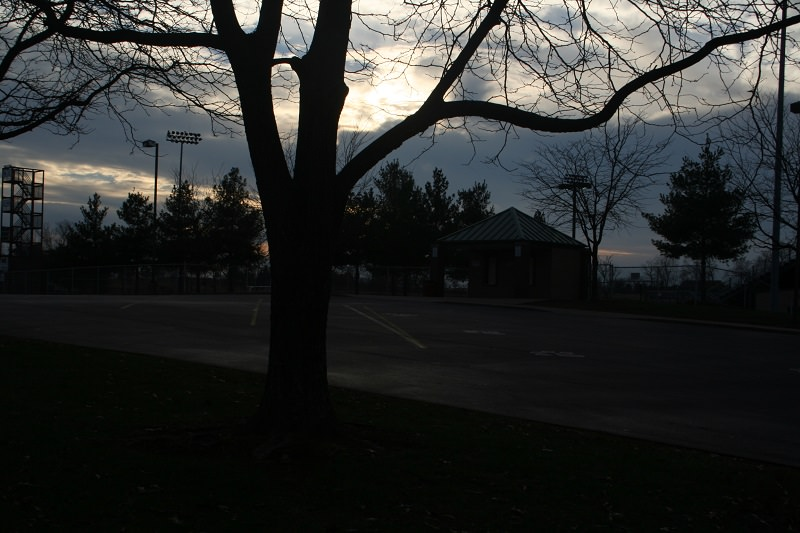
#> input picture images/lowLightImage.jpg, 800 x 533 px, found by its file name
$ python example_adjust_image_brightness.py
#> lines starting #> are read from the running program, lines starting #| are printed output that depends on the picture
#> in load_image, image is the input picture: shape (533, 800, 3); mean R, G, B 43.2, 44.7, 43.5
### image_enhancement.py
import math
import imageio.v2 as imageio
import numpy as np
import matplotlib.pyplot as plt
from skimage.color import rgb2gray
from skimage.util import img_as_float
from skimage.exposure import rescale_intensity, adjust_gamma


plt.close('all')

def map_value(
        value,
        range_in=(0,1),
        range_out=(0,1),
        invert=False,
        non_lin_convex=None,
        non_lin_concave=None):

    # truncate value to within input range limits
    if value > range_in[1]: value = range_in[1]
    if value < range_in[0]: value = range_in[0]

    # map values linearly to [0,1]
    value = (value - range_in[0]) / (range_in[1] - range_in[0])

    # invert values
    if invert is True: value = 1 - value

    # apply convex non-linearity
    if non_lin_convex is not None:
        value = (value * non_lin_convex) / (1 + non_lin_convex - value)

    # apply concave non-linearity
    if non_lin_concave is not None:
        value = ((1 + non_lin_concave) * value) / (non_lin_concave + value)

    # mapping value to the output range in a linear way
    value = value * (range_out[1] - range_out[0]) + range_out[0]

    return value


# [58 lines left out: function get_membership_luts, not called in this run]

def get_sigmoid_lut(
        resolution=256,
        threshold=0.2,
        non_linearirty=0.2,
        verbose=False):


#> called with resolution = 256, threshold = 0.2, non_linearirty = 0.12, verbose = False
    max_value = resolution - 1  # the maximum attainable value
    thr = threshold * max_value  # threshold in the range [0,resolution-1]
    alpha = non_linearirty * max_value  # controls non-linearity degree
    beta = max_value - thr
    if beta == 0: beta = 0.001

    lut = np.zeros(resolution, dtype='float')

    for i in range(resolution):

        i_comp = i - thr  # complement of i

        # upper part of the piece-wise sigmoid function
        if i >= thr:
            lut[i] = (((((alpha + beta) * i_comp) / (alpha + i_comp)) *
                         (1 / (2 * beta))) + 0.5)

        # lower part of the piece-wise sigmoid function
        else:
            lut[i] = (alpha * i) / (alpha - i_comp) * (1 / (2 * thr))

    if verbose is True:
        plt.figure()
        plt.plot(lut)
        plt.title('Sigmoid LUT | ' +
                  'thr=' + str(int(thr)) + ' (' + str(round(threshold, 3)) +
                  ') | nonlin=' + str(int(alpha)) +
                  ' (' + str(round(non_linearirty, 3)) + ')')
        plt.grid(True)
        plt.tight_layout()
        plt.show()

    return lut


def get_photometric_mask(
        image,
        smoothing=0.2,
        grayscale_out=True,
        verbose=False):


    # internal parameters
    THR_A = smoothing
    THR_B = 0.04  # ~10/255
    NON_LIN = 0.12  # ~30/255
    LUT_RES = 256

    # get sigmoid LUTs
    lut_a = get_sigmoid_lut(
            resolution=LUT_RES,
            threshold=THR_A,
            non_linearirty=NON_LIN,
            verbose=verbose
            )
    lut_a_max = len(lut_a) -1
    lut_b = get_sigmoid_lut(
            resolution=LUT_RES,
            threshold=THR_B,
            non_linearirty=NON_LIN,
            verbose=verbose
            )
    lut_b_max = len(lut_b) -1


    # dealing with different number of channels
    if len(image.shape) == 3:
        if grayscale_out is True:
            image_ph_mask = rgb2gray(image.copy())  # [0,1] 2D
        else:
            image_ph_mask = img_as_float(image.copy())  # [0,1] 3D
    elif len(image.shape) == 2:
        image_ph_mask = img_as_float(image.copy())  # [0,1] 2D
    else:
         image_ph_mask = img_as_float(image.copy())  # [0,1] ?D

    # if image is 2D, expand dimensions to 3D for code compatibility
    # (filtering assumes a 3D image)
    if len(image_ph_mask.shape) == 2:
        image_ph_mask = np.expand_dims(image_ph_mask, axis=2)


    # robust recursive envelope

    # up -> down
    for i in range(1, image_ph_mask.shape[0]-1):
        d = np.abs(image_ph_mask[i-1,:,:] - image_ph_mask[i+1,:,:])  # diff
        d = lut_a[(d * lut_a_max).astype(int)]
        image_ph_mask[i,:,:] = ((image_ph_mask[i,:,:] * d) +
                              (image_ph_mask[i-1,:,:] * (1-d)))
#> image_ph_mask: shape (533, 800, 1) float64

    # left -> right
    for j in range(1, image_ph_mask.shape[1]-1):
        d = np.abs(image_ph_mask[:,j-1,:] - image_ph_mask[:,j+1,:])  # diff
        d = lut_a[(d * lut_a_max).astype(int)]
        image_ph_mask[:,j,:] = ((image_ph_mask[:,j,:] * d) +
                              (image_ph_mask[:,j-1,:] * (1-d)))

    # down -> up
    for i in range(image_ph_mask.shape[0]-2, 1, -1):
        d = np.abs(image_ph_mask[i-1,:,:] - image_ph_mask[i+1,:,:])  # diff
        d = lut_a[(d * lut_a_max).astype(int)]
        image_ph_mask[i,:,:] = ((image_ph_mask[i,:,:] * d) +
                              (image_ph_mask[i+1,:,:] * (1-d)))
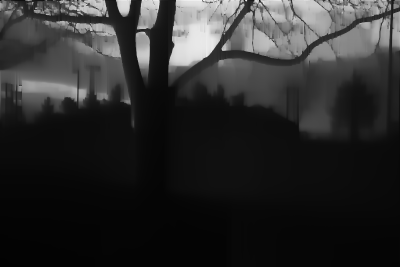
#> image_ph_mask: shape (533, 800, 1) float64 (shown at 1/2 size); min 0.00925, max 0.992, mean 0.171

    # right -> left
    for j in range(image_ph_mask.shape[1]-2, 1, -1):
        d = np.abs(image_ph_mask[:,j-1,:] - image_ph_mask[:,j+1,:])  # diff
        d = lut_b[(d * lut_b_max).astype(int)]
        image_ph_mask[:,j,:] = ((image_ph_mask[:,j,:] * d) +
                              (image_ph_mask[:,j+1,:] * (1-d)))

    # up -> down
    for i in range(1, image_ph_mask.shape[0]-1):
        d = np.abs(image_ph_mask[i-1,:,:] - image_ph_mask[i+1,:,:])  # diff
        d = lut_b[(d * lut_b_max).astype(int)]
        image_ph_mask[i,:,:] = ((image_ph_mask[i,:,:] * d) +
                              (image_ph_mask[i-1,:,:] * (1-d)))


    # convert back to 2D if grayscale is needed
    if grayscale_out is True:
        image_ph_mask = np.squeeze(image_ph_mask)


    if verbose is True:

        plt.figure()
        plt.subplot(1,2,1)
        plt.imshow(image)
        plt.title('Input image')
        plt.axis('off')

        plt.subplot(1,2,2)
        if grayscale_out is True:
            plt.imshow(image_ph_mask, cmap='gray', vmin=0, vmax=1)
        else:
            plt.imshow(image_ph_mask, vmin=0, vmax=1)
        plt.title('Photometric mask')
        plt.axis('off')

        plt.tight_layout(True)
        plt.suptitle('Estimation of photometric mask')
        plt.show()


    return image_ph_mask

# [356 lines left out: function blend_expoures, not called in this run]

def apply_local_contrast_enhancement(
        image,
        image_ph_mask,
        degree=1.5,
        verbose=False):


#> called with degree = 1, verbose = False
    DARK_BOOST = 0.2
    THRESHOLD_DARK_TONES = 100 / 255
    detail_amplification_global = degree

    image_details = image - image_ph_mask  # image details
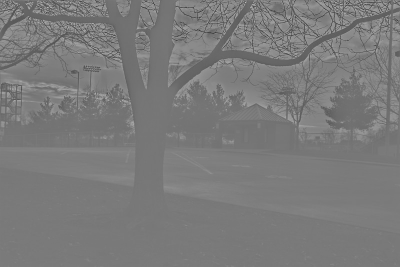
#> image_details: shape (533, 800) float64 (shown at 1/2 size); min -0.734, max 0.785, mean -0.00129; drawn with min black and max white

    # special treatment for dark regions
    detail_amplification_local = image_ph_mask / THRESHOLD_DARK_TONES
    detail_amplification_local[detail_amplification_local>1] = 1
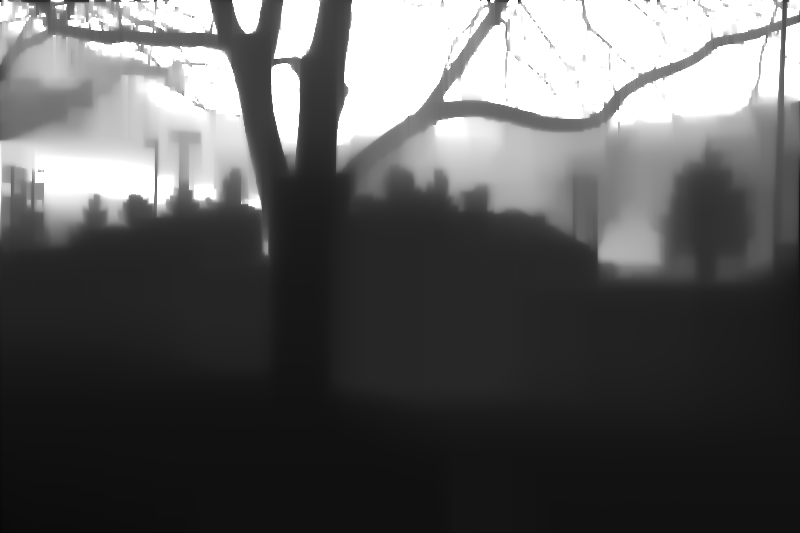
#> detail_amplification_local: shape (533, 800) float64; min 0.0236, max 1, mean 0.359
    detail_amplification_local = ((1 - detail_amplification_local) *
                                  DARK_BOOST) + 1  # [1, 1.2]
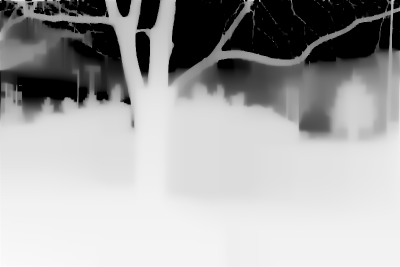
#> detail_amplification_local: shape (533, 800) float64 (shown at 1/2 size); min 1, max 1.2, mean 1.13; drawn with min black and max white

    # apply all detail adjustements
    image_details = (image_details *
                     detail_amplification_global *
                     detail_amplification_local)

    # add details back to the local neighborhood
    image_out = image_ph_mask + image_details

    # stay within range
    image_out = np.clip(a=image_out, a_min=0, a_max=1, out=image_out)
#> image_out: shape (533, 800) float64; min 0, max 1, mean 0.173

    if verbose is True:

        plt.figure()
        plt.subplot(1,3,1)
        plt.imshow(image, cmap='gray', vmin=0, vmax=1)
        plt.title('Input image')
        plt.axis('off')

        plt.subplot(1,3,2)
        plt.imshow(image_ph_mask, cmap='gray', vmin=0, vmax=1)
        plt.title('Ph. mask')
        plt.axis('off')

        plt.subplot(1,3,3)
        plt.imshow(image_out, cmap='gray', vmin=0, vmax=1)
        plt.title('Output')
        plt.axis('off')

        plt.tight_layout(True)
        plt.suptitle('Local contrast enhancement [x' + str(degree) + ']')
        plt.show()

    return image_out


def apply_spatial_tonemapping(
        image,
        image_ph_mask,
        mid_tone=0.5,
        tonal_width=0.5,
        areas_dark=0.5,
        areas_bright=0.5,
        preserve_tones = True,
        verbose=True):


    # defining parameters
#> called with mid_tone = 0.5, tonal_width = 0.5, areas_dark = 0, areas_bright = 0, preserve_tones = True, verbose = False
    EPSILON = 1 / 256


    # adjust range and non-linear response of parameters
    mid_tone = map_value(
            value=mid_tone,
            range_in=(0,1),
            range_out=(0,1),
            invert=False,
            non_lin_convex=None,
            non_lin_concave=None
            )

    tonal_width = map_value(
            value=tonal_width,
            range_in=(0,1),
            range_out=(EPSILON,1),
            invert=False,
            non_lin_convex=0.1,
            non_lin_concave=None
            )

    areas_dark = map_value(
            value=areas_dark,
            range_in=(0,1),
            range_out=(0,5),
            invert=True,
            non_lin_convex=0.05,
            non_lin_concave=None
            )

    areas_bright = map_value(
            value=areas_bright,
            range_in=(0,1),
            range_out=(0,5),
            invert=True,
            non_lin_convex=0.05,
            non_lin_concave=None
            )


    # spatial tone-mapping

    # lower tones (below mid_tone level)
    image_lower = image.copy()
    image_lower[image_lower>=mid_tone] = 0
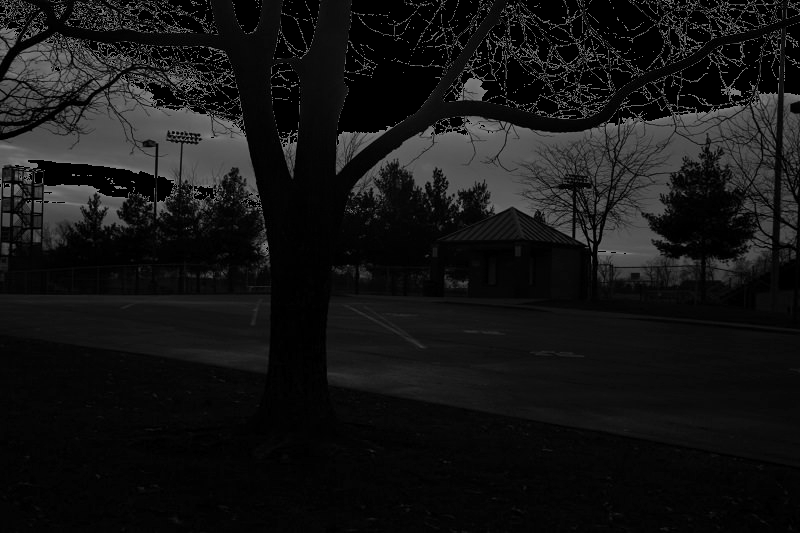
#> image_lower: shape (533, 800) float64; min 0, max 0.5, mean 0.0826
    alpha = (image_ph_mask ** 2) / tonal_width
    tone_continuation_factor = mid_tone / (mid_tone + EPSILON - image_ph_mask)
    alpha = alpha * tone_continuation_factor + areas_dark
    image_lower = (image_lower * (alpha + 1)) / (alpha + image_lower)

    # upper tones (above mid_tone level)
    image_upper = image.copy()
    image_upper[image_upper<mid_tone] = 0
    image_ph_mask_inv = 1 - image_ph_mask
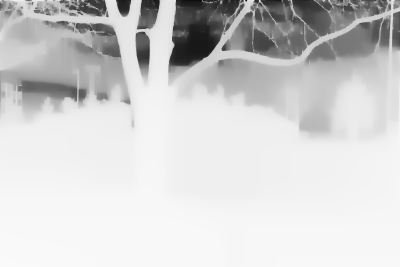
#> image_ph_mask_inv: shape (533, 800) float64 (shown at 1/2 size); min 0.0326, max 0.991, mean 0.825
    alpha = (image_ph_mask_inv ** 2) / tonal_width
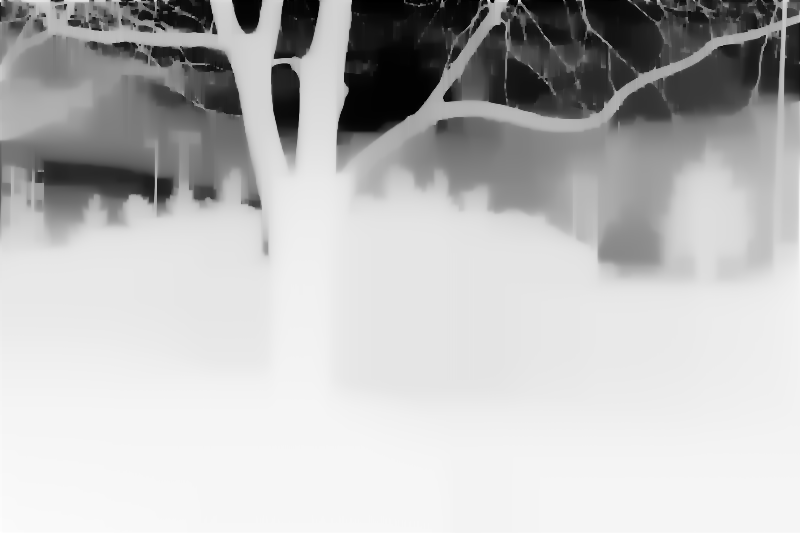
#> alpha: shape (533, 800) float64; min 0.0122, max 11.29, mean 8.35; drawn with min black and max white
    tone_continuation_factor = mid_tone / ((1 - mid_tone) - image_ph_mask_inv)
    alpha = alpha * tone_continuation_factor + areas_bright
#> (the rest of the program and of its run is left out)
